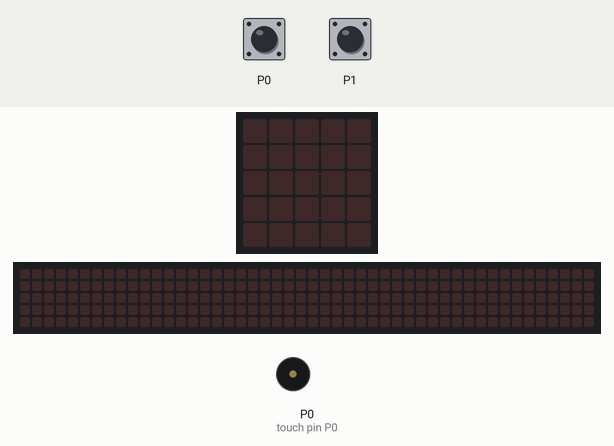
Recording of a program running on a simulated BBC micro:bit (MakeCode). On the bench: the board's 5×5 LED display, a strip that is not on the board, showing the scrolling text unrolled, buzzer (waves = sounding). The test bench sets the inputs (shaded band). The 48×5 strip is a reading aid, not a part: it shows the text the display is scrolling, unrolled, one strip-width of it at a time.

Above: at 1.2 s.
1.3 s: touch pin P1 pressed for 0.15 s
At 2.05 s:
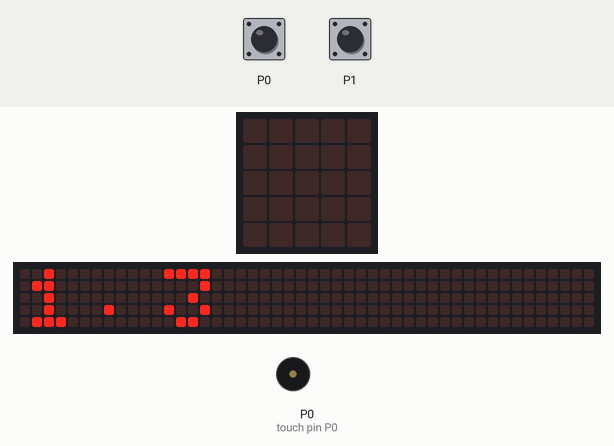
4.3 s: touch pin P0 pressed for 3.2 s
At 5.9 s:
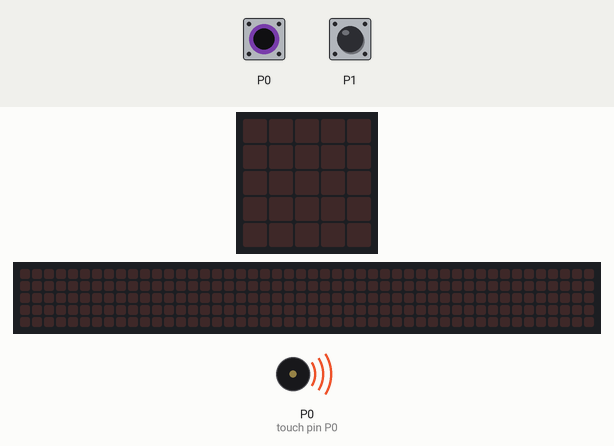
9.0 s: touch pin P1 pressed for 1 s
At 9.76 s:
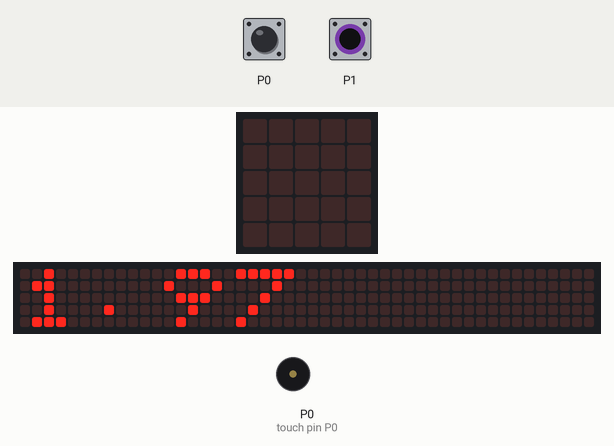
Timing chart, 0 to 12.0 s (numbered marks = the images above; inputs shaded):
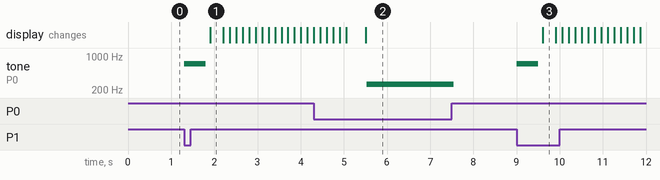

The program:

main.ts
```typescript
let zeit = 0
let start = 0
let ende = 0
basic.forever(function () {
    while (input.pinIsPressed(TouchPin.P0)) {
        start = input.runningTime()
        music.playTone(262, music.beat(BeatFraction.Whole))
    }
    while (input.pinIsPressed(TouchPin.P1)) {
        ende = input.runningTime()
        music.playTone(698, music.beat(BeatFraction.Whole))
        basic.pause(100)
        zeit = (ende - start) / 1000
        basic.showNumber(zeit)
        start = 0
        ende = 0
    }
})
```

test.ts
```typescript
// Hier kann man Tests durchführen; diese Datei wird nicht kompiliert, wenn dieses Paket als Erweiterung verwendet wird.
```

Measured:
- after the input at 1.3 s, tone on P0 (touch pin P0): silent → 698 Hz at once, → silent 0.50 s later; the display: changes after 0.61 s (image 1)
- after the input at 4.3 s, tone on P0 (touch pin P0): silent → 262 Hz after 1.2 s, → silent 2.0 s later
- after the input at 9.0 s, tone on P0 (touch pin P0): silent → 698 Hz at once, → silent 0.50 s later; the display: changes after 0.61 s (image 3)
